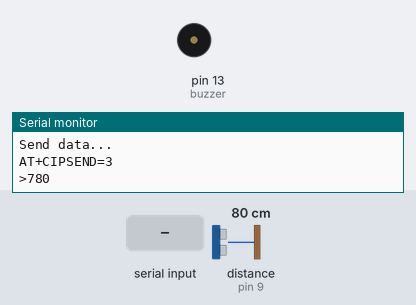
Simulated run of this sketch. Board: Arduino Mega 2560, built with avr-gcc and run on an emulated ATmega2560. Shown: buzzer (waves = sounding, pin HIGH), the last lines printed to the serial monitor. Wiring (inferred from the names in the program): ultrasonic range finder: trigger pin 10; echo pin 9. The inputs (shaded band) are chosen by the test bench; at power-on: distance to the obstacle (sensor on pin 9) 80 cm. The echo pulse lasts 58.3 µs per cm; the modem accepts every AT command (registered, SIM ready, sends succeed) and sends nothing else; pins used as bus, display or sensor lines are not drawn.

Above: at 8.9 s.
9.0 s: "B" received over the second serial link
10.6 s: "B" received over the second serial link
At 10.78 s:
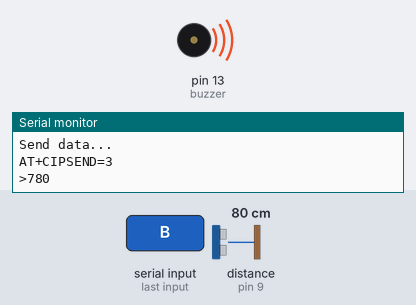
Timing chart, 0 to 13.6 s (numbered marks = the images above; inputs shaded):
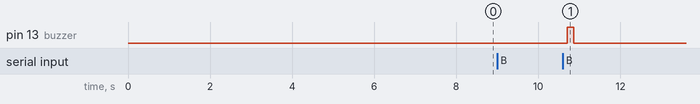

The sketch:

client_US.ino
```cpp
// 초음파 센서, 부저 핀 설정
int echoPin = 9;
int trigPin = 10;
int buzzer = 13;
bool isConnected = false;

//  와이파이 접속 및 접속포트설정
String ssid = "jeongtong";
String PASSWORD = "12345678";
String host = "192.168.0.75";
String port = "9000";


// WiFi에 연결하는 함수
void connectWifi(){

  Serial3.println("AT");
  Serial.println(Serial3.read());

  // WiFi 명령어 구성
  String join ="AT+CWJAP=\""+ssid+"\",\""+PASSWORD+"\"";
  Serial.println("Connect Wifi...");

  // 명령어 전송
  Serial3.println(join);
  delay(5000);

  // 성공 여부 확인
  if(Serial3.find("OK"))
  {
    Serial.print("WIFI connect\n");
    isConnected = true;
  }else
  {
    Serial.println("connect timeout\n");
    isConnected = false;
  }
  delay(1000);
}

// TCP 연결을 설정
void connectTCP(){
    delay(100);
    Serial.println("connect TCP...");

     // TCP 명령어 구성
    Serial3.println("AT+CIPSTART=\"TCP\",\""+host+"\","+port);
    delay(100);

     // 연결 오류 확인
    if(Serial.find("ERROR")) {
      isConnected = false;
      Serial.println("fail connect TCP...");
      return;
    }
    isConnected = true;
}


// HTTP 요청을 보내는 함수
void httpclient(String char_input){
// 연결이 끊어졌는지 확인하고 필요시 재연결
 if (isConnected==false) {
    Serial.println("Connection lost. Reconnecting...");
    connectWifi();
    connectTCP();
    if (!isConnected) return;
  }
  Serial.println("Send data...");
  String cmd=char_input;          // 전송할 데이터를 cmd 변수에 저장

   // 데이터 전송 준비
  Serial3.print("AT+CIPSEND=");
  Serial3.println(cmd.length());
  Serial.print("AT+CIPSEND=");
  Serial.println(cmd.length());

   // 전송 준비 완료 확인
  if(Serial3.find(">"))
  {
    Serial.print(">");
  }else
  {
    Serial.println("connect timeout");
    delay(100);
    isConnected = false;
    return;
    }

  delay(50);
  Serial3.println(cmd); // 데이터를 Serial3 포트를 통해 전송
  Serial.println(cmd);  // 데이터를 Serial 포트를 통해 전송

  delay(100);
}
// 설정 함수
void setup()
{
  // 시리얼 통신 초기화
  Serial3.begin(115200);
  Serial3.setTimeout(5000);
  Serial.begin(115200);
  Serial.println("ESP8266 AT command test");

  // 핀모드 설정
   pinMode(trigPin,OUTPUT);
  pinMode(echoPin,INPUT);
  pinMode(buzzer, OUTPUT);

  // WIFI , TCP 연결
  connectWifi();
  connectTCP();
  delay(500);
}


//Main 루프
void loop()
{ // 연결상태 확인 및 재연결
  if (isConnected==false) {
    Serial.println("Connection lost. Reconnecting...");
    connectWifi();
    connectTCP();
    delay(1000);
    return;
  }

  // 초음파센서 트리거
  digitalWrite(trigPin,HIGH);
  delayMicroseconds(10);
  digitalWrite(trigPin,LOW);
  float duration,distance;

// 초음파가 발사되어 물체에 반사되어 돌아오는 시간을 측정
  duration = pulseIn(echoPin, HIGH);

    // 거리 계산
   // 초음파의 속도 340, 밀리세컨드에서 세컨드로 10000
   // 초음파가 나갔다가 돌아오는 거리이므로 2로 나누어줌.
   distance = ((float)(340 * duration) / 10000) / 2;
   int readValue = distance;

  // // 전송데이터 준비
   String str_output = String(readValue*10 + 0) ;

  // 시리얼 모니터에 거리 출력
  Serial.print(readValue);
  Serial.println(" Cm(str_output printing before httpclient()");

  // 거리 데이터 전송
  httpclient(str_output);
  String message = "";
// 수신 데이터 읽기
while (Serial3.available()) {
    char ch = static_cast<char>(Serial3.read());
    Serial.print(ch);
    // 수신 데이터에 B문자가 포함되어있으면 부저가 울림
    if(ch == 'B'){
      digitalWrite(13, 255);
      }
    //수신 데이터에 K문자가 포함되어있으면 부저울림이 멈춤

    else if (ch == 'K'){
      digitalWrite(13, 0);
      }
  }
  }
```

Measured:
- after the input at 10.6 s, pin 13 (buzzer): LOW → HIGH after 0.11 s, → LOW 0.16 s later
